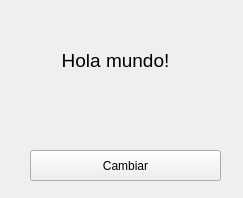
<?xml version="1.0" encoding="UTF-8"?>
<ui version="4.0">
 <class>MainWindow</class>
 <widget class="QMainWindow" name="MainWindow">
  <property name="geometry">
   <rect>
    <x>0</x>
    <y>0</y>
    <width>243</width>
    <height>198</height>
   </rect>
  </property>
  <property name="windowTitle">
   <string>MainWindow</string>
  </property>
  <widget class="QWidget" name="centralwidget">
   <widget class="QPushButton" name="boton">
    <property name="geometry">
     <rect>
      <x>30</x>
      <y>150</y>
      <width>191</width>
      <height>31</height>
     </rect>
    </property>
    <property name="text">
     <string>Cambiar</string>
    </property>
   </widget>
   <widget class="QLabel" name="mensaje">
    <property name="geometry">
     <rect>
      <x>10</x>
      <y>30</y>
      <width>211</width>
      <height>61</height>
     </rect>
    </property>
    <property name="font">
     <font>
      <pointsize>14</pointsize>
     </font>
    </property>
    <property name="text">
     <string>Hola mundo!</string>
    </property>
    <property name="alignment">
     <set>Qt::AlignCenter</set>
    </property>
   </widget>
  </widget>
 </widget>
 <resources/>
 <connections/>
</ui>
